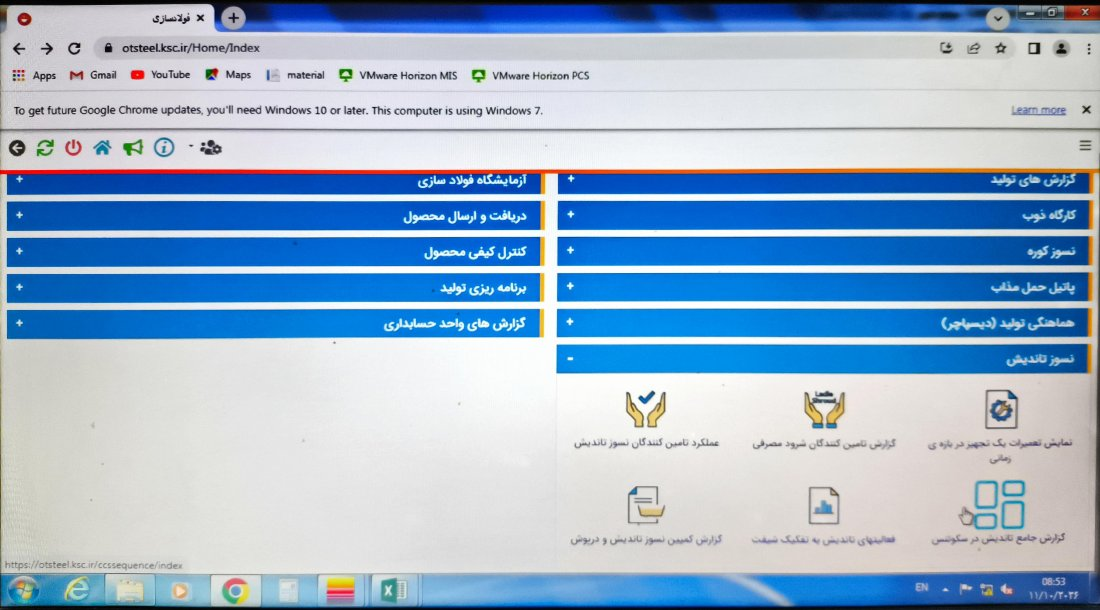
#> input picture services/file_guides_img/mg_sequence_1.jpg, 1100 x 610 px, given in place of mg_sequence_1.jpg.png, which was not available
$ python -i figures2.py   (imports and definitions only)
#> lines starting #> are read from the running program, lines starting #| are printed output that depends on the picture
"""Guide figures from the 1405-07-19 captures (/workspace/guide_screens/{bot,web}).
Crops (Bale: chat pane only; web: page content without browser chrome), pixelates personal data,
composes multi-panel figures. Output: screens_final/<id>.png. Raw screenshots are never modified."""
import json
import re
from pathlib import Path
from PIL import Image, ImageFilter

SRC = Path(__file__).parent
RAW = Path("/workspace/guide_screens")
OUT = SRC / "screens_final"
# [1 line not run here, left out]
BOT_BOX = (267, 57, 772, 800)     # Bale Web chat pane (no chat list / browser bar)
WEB_BOX = (215, 57, 1065, 800)    # page content (no tab/address bar)
# Personal names to auto-blur are kept out of the repo: one name per line in private_names.txt (git-ignored).
_NAMES_FILE = SRC / "private_names.txt"
_NAMES = [n.strip() for n in _NAMES_FILE.read_text(encoding="utf-8").splitlines() if n.strip()] if _NAMES_FILE.exists() else []
NAME_RE = re.compile(r"^[(«]?(" + "|".join(map(re.escape, _NAMES)) + r")[)»،,:.\u200e\u200f]*$", re.I) if _NAMES else re.compile(r"(?!x)x")
OCR = json.loads((SRC / "ocr_hits.json").read_text(encoding="utf-8")) if (SRC / "ocr_hits.json").exists() else {}


def P(f, y=None, blur=(), x=None, auto=False):
    return dict(f=f, y=y, blur=list(blur), x=x, auto=auto)


# names in the main-goal records table (web): one box per row for the name parts
MG_NAMES = [b for y in (468, 509, 549) for b in ((137, y - 8, 193, y + 12), (230, y + 8, 256, y + 26))]

SPEC = {
    "c01_start_owner": ("stack", [P("bot/c01_start_owner_a", (446, 743), [(199, 454, 217, 475)]),
                                  P("bot/c01_start_owner_b", (700, 743))]),
    "c04_help": ("row", [P("bot/c04_help_a", (240, 600)), P("bot/c04_help_b", (20, 580))]),
    "c05_status": ("row", [P("bot/c05_status", (450, 605))]),
    "c06_upload_menu": ("row", [P("bot/c06_upload_menu", (500, 743))]),
    "c07_stock_update_prompt": ("row", [P("bot/c07_stock_update_prompt", (425, 743))]),
    "c08_file_guide": ("row", [P("bot/c08_file_guide", (440, 743))]),
    "c10_upload_cancel": ("row", [P("bot/c10_upload_cancel", (510, 743))]),
    "c11_main_source_menu": ("row", [P("bot/c11_main_source_menu", (495, 743))]),
    "c12_full_replace_confirm": ("row", [P("bot/c12_full_replace_confirm", (505, 743)),
                                         P("bot/c18_site_stock_menu", (385, 500))]),
    "c13_download_main_source": ("row", [P("bot/c13_download_main_source", (445, 743))]),
    "c14_add_record": ("row", [P("bot/c14_add_record", (482, 743))]),
    "c15_edit_record": ("row", [P("bot/c15_edit_record", (140, 743))]),
    "c16_add_category": ("row", [P("bot/c16_add_category", (520, 743))]),
    "c17_category_list": ("row", [P("bot/c17_category_list", (375, 743))]),
    "c18_site_stock_menu": ("row", [P("bot/c18_site_stock_menu", (520, 743))]),
    "c19_site_stock_entry": ("row", [P("bot/c19_site_stock_entry_a", (90, 743)), P("bot/c19_site_stock_entry_b", (30, 743))]),
    "c21_tr_menu": ("row", [P("bot/c21_tr_menu", (525, 743))]),
    "c22_tr_mode": ("row", [P("bot/c22_tr_mode", (530, 743))]),
    "c23_tr_step": ("row", [P("bot/c23_tr_step", (490, 743))]),
    "c24_tr_quick": ("row", [P("bot/c24_tr_quick", (400, 743))]),
    "c26_mr_days": ("row", [P("bot/c26_mr_days", (490, 743))]),
    "c27_mr_review": ("row", [P("bot/c27_mr_review_a", (110, 743)), P("bot/c27_mr_review_b", (20, 743))]),
    "c29_mr_edit": ("row", [P("bot/c29_mr_edit", (420, 743))]),
    "c31_wr_review": ("row", [P("bot/c31_wr_review", (400, 743))]),
    "c32_reports_menu": ("stack", [P("bot/c32_reports_menu_a", (450, 743)), P("bot/c32_reports_menu_b", (666, 743))]),
    "c33_range_picker": ("row", [P("bot/c33_range_picker", (440, 743))]),
    "c34_section_step": ("row", [P("bot/c34_section_step", (520, 743))]),
    "c35_daily_result": ("row", [P("bot/c35_daily_result", (375, 600))]),
    "c36_surplus": ("row", [P("bot/c36_surplus", (390, 600))]),
    "c37_remaining": ("row", [P("bot/c37_remaining", (390, 600))]),
    "c38_inbound": ("row", [P("bot/c38_inbound", (285, 743))]),
    "c39_comprehensive": ("row", [P("bot/c39_comprehensive", (350, 600))]),
    "c40_critical_menu": ("row", [P("bot/c40_critical_menu", (405, 743))]),
    "c41_period_result": ("row", [P("bot/c41_period_result", (180, 600))]),
    "c42_critical_mode": ("row", [P("bot/c42_critical_mode", (460, 743))]),
    "c43_critical_result": ("row", [P("bot/c43_critical_result", (60, 330))]),
    "c44_critical_summary": ("row", [P("bot/c43_critical_result", (330, 630)), P("bot/c44_critical_summary_b", (20, 630))]),
    "c45_n_tundish": ("row", [P("bot/c45_n_tundish_a", (500, 743)), P("bot/c45_n_tundish_b", (410, 743)),
                              P("bot/c45_n_tundish_c", (480, 743))]),
    "c46_n_tundish_result": ("row", [P("bot/c46_n_tundish_result", (300, 600))]),
    "c50_mg_menu": ("row", [P("bot/c50_mg_menu", (355, 743), auto=True)]),
    "c51_mg_inputs": ("stack", [P("bot/c51_mg_inputs_a", (395, 743)), P("bot/c51_mg_inputs_b", (700, 743))]),
    "c52_mg_file_guide": ("row", [P("bot/c52_mg_file_guide", (425, 743))]),
    "c53_mg_bulk": ("row", [P("bot/c53_mg_bulk", (405, 743))]),
    "c54_mg_history_range": ("row", [P("bot/c54_mg_history_range", (130, 600), auto=True)]),
    "c56_mg_saved_months": ("row", [P("bot/c56_mg_saved_months", (448, 743), auto=True)]),
    "c57_mg_scn1": ("row", [P("bot/c57_mg_scn1_a", (482, 743)), P("bot/c57_mg_scn1_b", (487, 743))]),
    "c58_mg_scn2_result": ("row", [P("bot/c58_mg_scn2_result", (85, 600), auto=True)]),
    "c60_settings_menu": ("stack", [P("bot/c60_settings_menu_a", (530, 712)), P("bot/c60_settings_menu_b", (673, 743))]),
    "c61_users_menu": ("row", [P("bot/c61_users_menu", (548, 743))]),
    "c62_users_roles": ("row", [P("bot/c62_users_roles", (550, 743))]),
    "c63_invite_confirm": ("row", [P("bot/c63_invite_confirm", (505, 743))]),
    "c64_users_list": ("row", [P("bot/c64_users_list", (505, 743), [(50, 516, 202, 574)])]),
    "c65_activity": ("row", [P("bot/c65_activity", (215, 600))]),
    "c66_tr_settings": ("row", [P("bot/c66_tr_settings_a", (505, 743)), P("bot/c66_tr_settings_b", (335, 743))]),
    "c67_perm_roles": ("row", [P("bot/c67_perm_roles", (175, 743))]),
    "c68_perm_checkboxes": ("row", [P("bot/c68_perm_checkboxes_a", (195, 743)), P("bot/c68_perm_checkboxes_b", (40, 610))]),
    "c69_reminders": ("row", [P("bot/c69_reminders_a", (300, 743), [(4, 350, 158, 366), (4, 364, 240, 380)], auto=True),
                              P("bot/c69_reminders_b", (525, 743))]),
    "c70_stock_group": ("row", [P("bot/c70_stock_group", (480, 743), [(10, 502, 68, 521)])]),
    "c71_appearance": ("row", [P("bot/c71_appearance_a", (550, 743)), P("bot/c71_appearance_b", (487, 743))]),
    "c72_home_reply": ("row", [P("bot/c72_home_reply", (525, 743))]),
    # ---- web (all x relative to WEB_BOX x0 = 215)
    "web_login": ("row", [P("web/web_login", (25, 355), x=(260, 570))]),
    "web_home_owner": ("row", [P("web/web_home_owner", (0, 330))]),
    "web_home_tech": ("row", [P("web/web_home_tech", (0, 280))]),
    "web_stock": ("row", [P("web/web_stock", (0, 600))]),
    "web_tundish_report": ("row", [P("web/web_tundish_report", (0, 600))]),
    "web_tundish_settings": ("row", [P("web/web_tundish_settings", (0, 600))]),
    "web_materials_request": ("row", [P("web/web_materials_request", (0, 600))]),
    "web_materials_return": ("row", [P("web/web_materials_return", (0, 560))]),
    "web_reports": ("row", [P("web/web_reports", (0, 660))]),
    "web_reports_b": ("row", [P("web/web_reports_b", (0, 690))]),
    "web_main_goal": ("row", [P("web/web_main_goal", (0, 595), MG_NAMES)]),
    "web_main_goal_scn2": ("row", [P("web/web_main_goal_scn2", (75, 440))]),
    "web_main_goal_scenarios": ("row", [P("web/web_main_goal_scenarios", (265, 680))]),
    "web_main_source": ("row", [P("web/web_main_source", (0, 445))]),
    "web_settings_web": ("row", [P("web/web_settings_web", (0, 630),
                                   [(600, 170, 765, 202), (435, 452, 540, 474), (675, 452, 767, 604)])]),
    "web_permissions": ("row", [P("web/web_permissions", (0, 600))]),
    "web_reminders": ("row", [P("web/web_reminders", (0, 640), [(520, 410, 747, 617)])]),
}


# [9 lines left out: function pixelate, not called in this run]


def load(f):
    kind = f.split("/")[0]
    im = Image.open(RAW / f"{f}.png").convert("RGB")
#> im is the input picture: PIL image 1100x610 RGB; mean R, G, B 152.1, 178.1, 204.7
    return im.crop(BOT_BOX if kind == "bot" else WEB_BOX)
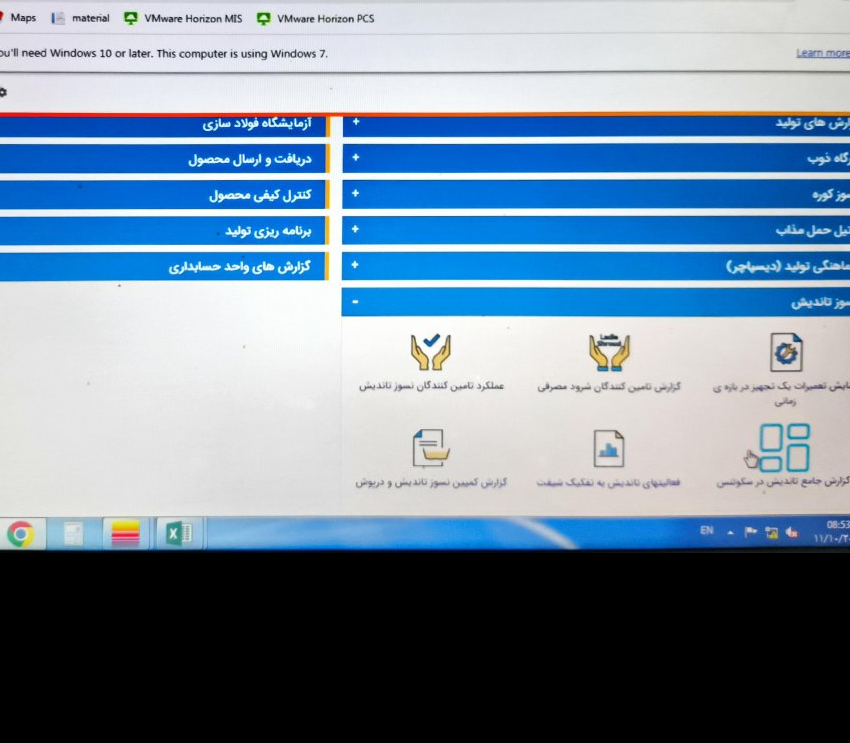
#> returned value: PIL image 850x743 RGB; mean R, G, B 116.4, 138.1, 158.7


# [56 lines left out: functions panel, compose, main, not called in this run]


# [3 lines not run here, left out]

>>> result = load('../../services/file_guides_img/mg_sequence_1.jpg')

$ run again, on services/file_guides_img/mg_sequence_2.jpg
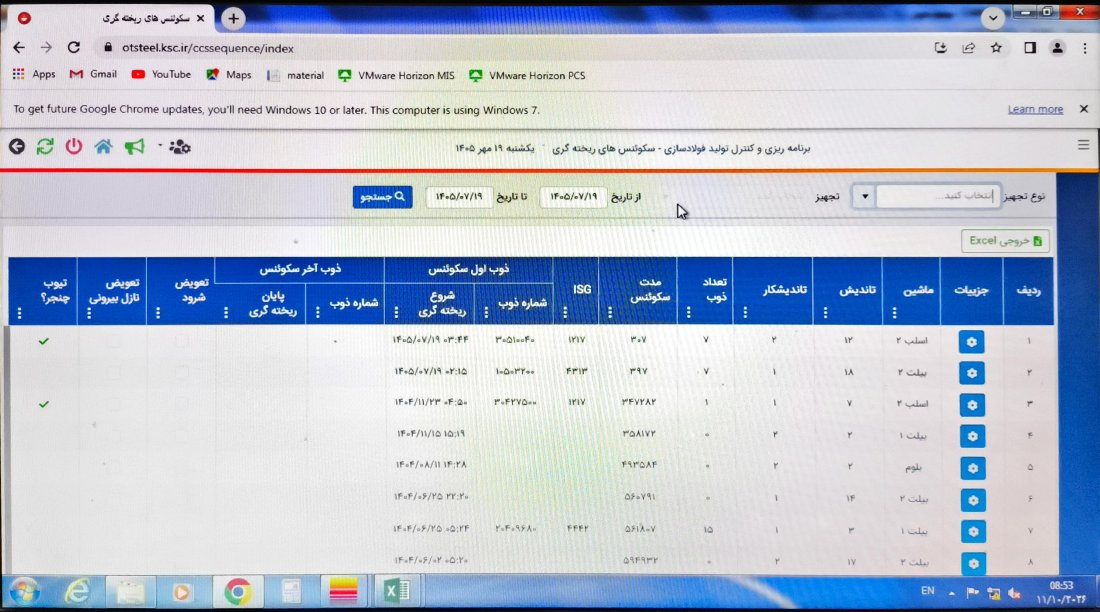
#> input picture services/file_guides_img/mg_sequence_2.jpg, 1100 x 612 px, given in place of mg_sequence_2.jpg.png, which was not available
#> in load, im is the input picture: PIL image 1100x612 RGB; mean R, G, B 181.4, 191.2, 208.9
#> in load, `return im.crop(BOT_BOX if kind == "bot" else WEB_BOX)`:
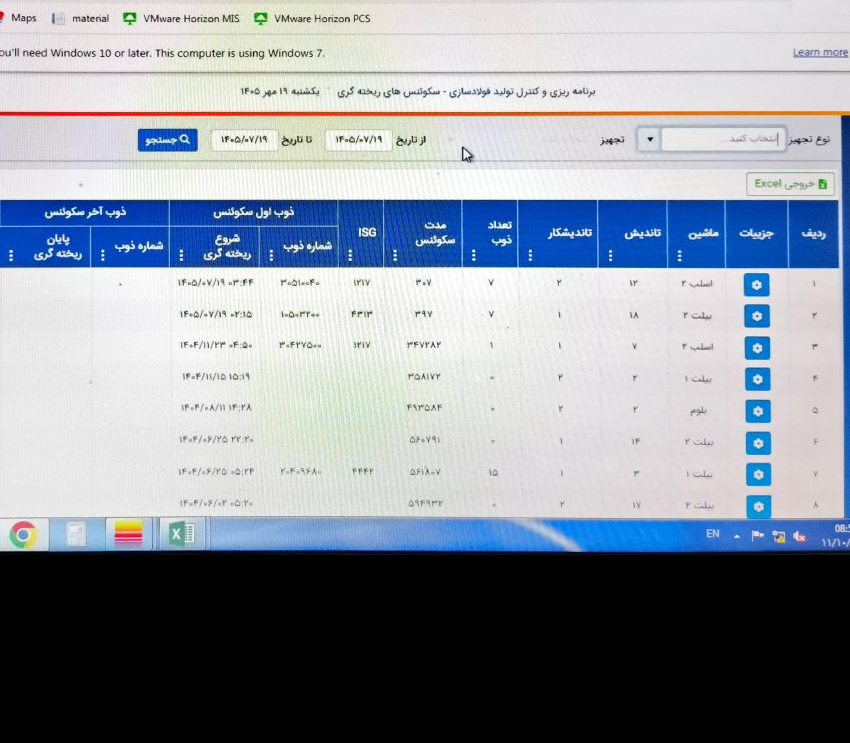
#> returned value: PIL image 850x743 RGB; mean R, G, B 141.3, 148.7, 159.2

$ run again, on services/file_guides_img/monthly_consumption_1.jpg
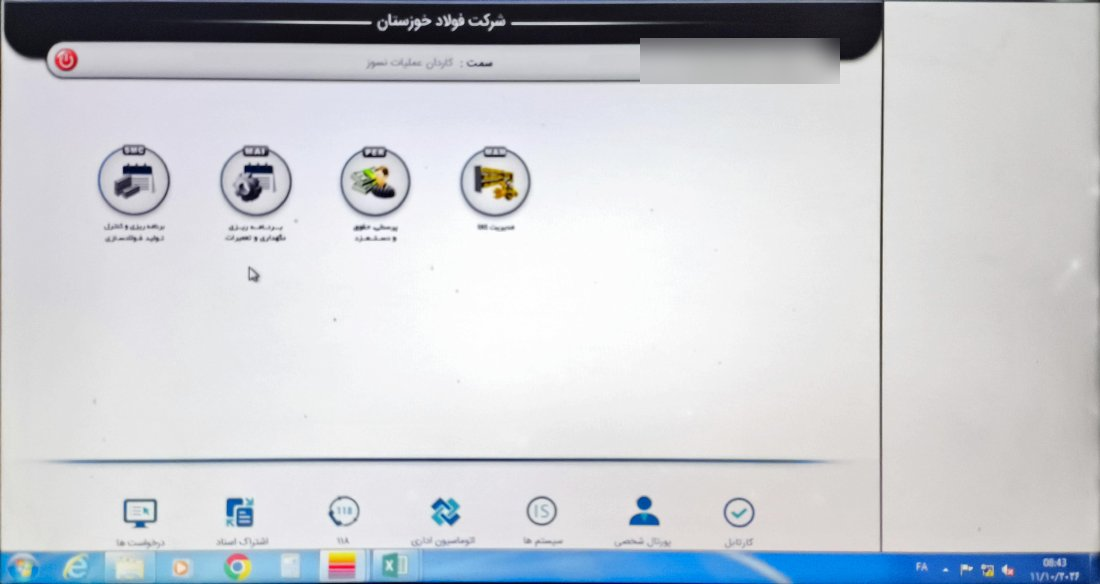
#> input picture services/file_guides_img/monthly_consumption_1.jpg, 1100 x 584 px, given in place of monthly_consumption_1.jpg.png, which was not available
#> in load, im is the input picture: PIL image 1100x584 RGB; mean R, G, B 201, 204.3, 209.7
#> in load, `return im.crop(BOT_BOX if kind == "bot" else WEB_BOX)`:
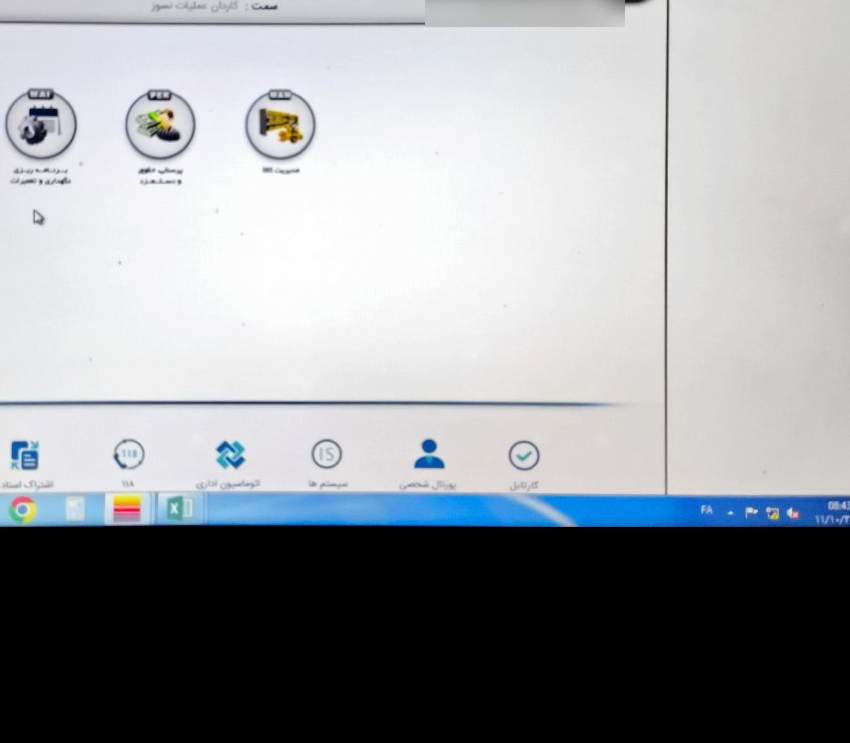
#> returned value: PIL image 850x743 RGB; mean R, G, B 151.8, 154.6, 158.4
